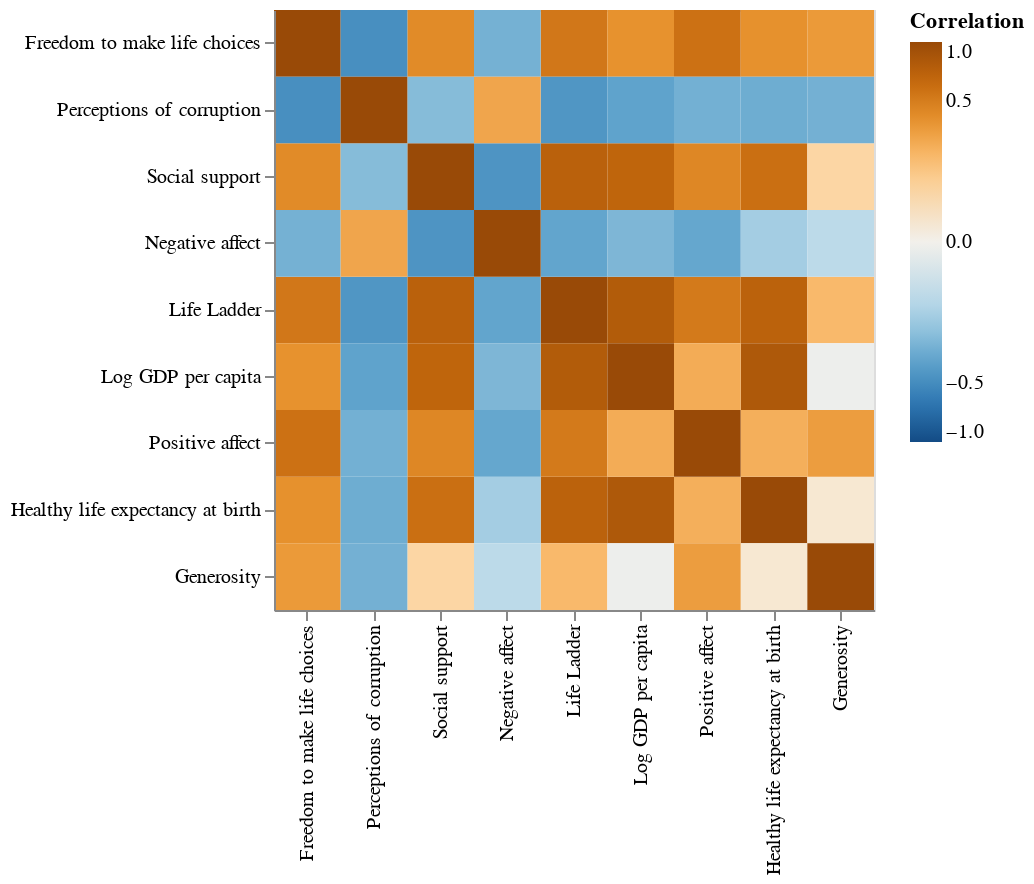

Source (notebook cell):
### Code cell
# Melting corr_mx
corr_mx_long = corr_mx.reset_index().rename(
    columns = {'index': 'row'}
).melt(
    id_vars = 'row',
    var_name = 'col',
    value_name = 'Correlation'
)

# Constructing heatmap
alt.Chart(corr_mx_long).mark_rect().encode(
    x = alt.X('col', title = '', sort = {'field': 'Correlation', 'order': 'ascending'}), 
    y = alt.Y('row', title = '', sort = {'field': 'Correlation', 'order': 'ascending'}),
    color = alt.Color('Correlation', 
                      scale = alt.Scale(scheme = 'blueorange', # diverging gradient
                                        domain = (-1, 1), # ensure white = 0
                                        type = 'sqrt'), # adjust gradient scale
                     legend = alt.Legend(tickCount = 5)) # add ticks to colorbar at 0.5 for reference
).properties(width = 300, height = 300)

### Figure 1 — Vega-Lite specification as saved in the notebook (floating-point values rounded to 4 significant figures)
{"config": {"view": {"continuousWidth": 300, "continuousHeight": 300}}, "data": {"name": "data-6df4c2de989a084eb96e9107660fedba"}, "mark": {"type": "rect"}, "encoding": {"color": {"field": "Correlation", "legend": {"tickCount": 5}, "scale": {"domain": [-1, 1], "scheme": "blueorange", "type": "sqrt"}, "type": "quantitative"}, "x": {"field": "col", "sort": {"field": "Correlation", "order": "ascending"}, "title": "", "type": "nominal"}, "y": {"field": "row", "sort": {"field": "Correlation", "order": "ascending"}, "title": "", "type": "nominal"}}, "height": 300, "width": 300, "$schema": "https://vega.github.io/schema/vega-lite/v5.8.0.json", "datasets": {"data-6df4c2de989a084eb96e9107660fedba": [{"row": "Life Ladder", "col": "Life Ladder", "Correlation": 1.0}, {"row": "Log GDP per capita", "col": "Life Ladder", "Correlation": 0.7849}, {"row": "Social support", "col": "Life Ladder", "Correlation": 0.7217}, {"row": "Healthy life expectancy at birth", "col": "Life Ladder", "Correlation": 0.7135}, {"row": "Freedom to make life choices", "col": "Life Ladder", "Correlation": 0.5345}, {"row": "Generosity", "col": "Life Ladder", "Correlation": 0.1816}, {"row": "Perceptions of corruption", "col": "Life Ladder", "Correlation": -0.4315}, {"row": "Positive affect", "col": "Life Ladder", "Correlation": 0.5182}, {"row": "Negative affect", "col": "Life Ladder", "Correlation": -0.34}, {"row": "Life Ladder", "col": "Log GDP per capita", "Correlation": 0.7849}, {"row": "Log GDP per capita", "col": "Log GDP per capita", "Correlation": 1.0}, {"row": "Social support", "col": "Log GDP per capita", "Correlation": 0.6836}, {"row": "Healthy life expectancy at birth", "col": "Log GDP per capita", "Correlation": 0.8181}, {"row": "Freedom to make life choices", "col": "Log GDP per capita", "Correlation": 0.3675}, {"row": "Generosity", "col": "Log GDP per capita", "Correlation": -0.0008542}, {"row": "Perceptions of corruption", "col": "Log GDP per capita", "Correlation": -0.3528}, {"row": "Positive affect", "col": "Log GDP per capita", "Correlation": 0.2379}, {"row": "Negative affect", "col": "Log GDP per capita", "Correlation": -0.2475}, {"row": "Life Ladder", "col": "Social support", "Correlation": 0.7217}, {"row": "Log GDP per capita", "col": "Social support", "Correlation": 0.6836}, {"row": "Social support", "col": "Social support", "Correlation": 1.0}, {"row": "Healthy life expectancy at birth", "col": "Social support", "Correlation": 0.5977}, {"row": "Freedom to make life choices", "col": "Social support", "Correlation": 0.4093}, {"row": "Generosity", "col": "Social support", "Correlation": 0.06857}, {"row": "Perceptions of corruption", "col": "Social support", "Correlation": -0.2226}, {"row": "Positive affect", "col": "Social support", "Correlation": 0.431}, {"row": "Negative affect", "col": "Social support", "Correlation": -0.4418}, {"row": "Life Ladder", "col": "Healthy life expectancy at birth", "Correlation": 0.7135}, {"row": "Log GDP per capita", "col": "Healthy life expectancy at birth", "Correlation": 0.8181}, {"row": "Social support", "col": "Healthy life expectancy at birth", "Correlation": 0.5977}, {"row": "Healthy life expectancy at birth", "col": "Healthy life expectancy at birth", "Correlation": 1.0}, {"row": "Freedom to make life choices", "col": "Healthy life expectancy at birth", "Correlation": 0.3735}, {"row": "Generosity", "col": "Healthy life expectancy at birth", "Correlation": 0.01078}, {"row": "Perceptions of corruption", "col": "Healthy life expectancy at birth", "Correlation": -0.299}, {"row": "Positive affect", "col": "Healthy life expectancy at birth", "Correlation": 0.223}, {"row": "Negative affect", "col": "Healthy life expectancy at birth", "Correlation": -0.1407}, {"row": "Life Ladder", "col": "Freedom to make life choices", "Correlation": 0.5345}, {"row": "Log GDP per capita", "col": "Freedom to make life choices", "Correlation": 0.3675}, {"row": "Social support", "col": "Freedom to make life choices", "Correlation": 0.4093}, {"row": "Healthy life expectancy at birth", "col": "Freedom to make life choices", "Correlation": 0.3735}, {"row": "Freedom to make life choices", "col": "Freedom to make life choices", "Correlation": 1.0}, {"row": "Generosity", "col": "Freedom to make life choices", "Correlation": 0.325}, {"row": "Perceptions of corruption", "col": "Freedom to make life choices", "Correlation": -0.4765}, {"row": "Positive affect", "col": "Freedom to make life choices", "Correlation": 0.5787}, {"row": "Negative affect", "col": "Freedom to make life choices", "Correlation": -0.2754}, {"row": "Life Ladder", "col": "Generosity", "Correlation": 0.1816}, {"row": "Log GDP per capita", "col": "Generosity", "Correlation": -0.0008542}, {"row": "Social support", "col": "Generosity", "Correlation": 0.06857}, {"row": "Healthy life expectancy at birth", "col": "Generosity", "Correlation": 0.01078}, {"row": "Freedom to make life choices", "col": "Generosity", "Correlation": 0.325}, {"row": "Generosity", "col": "Generosity", "Correlation": 1.0}, {"row": "Perceptions of corruption", "col": "Generosity", "Correlation": -0.2794}, {"row": "Positive affect", "col": "Generosity", "Correlation": 0.3071}, {"row": "Negative affect", "col": "Generosity", "Correlation": -0.0808}, {"row": "Life Ladder", "col": "Perceptions of corruption", "Correlation": -0.4315}, {"row": "Log GDP per capita", "col": "Perceptions of corruption", "Correlation": -0.3528}, {"row": "Social support", "col": "Perceptions of corruption", "Correlation": -0.2226}, {"row": "Healthy life expectancy at birth", "col": "Perceptions of corruption", "Correlation": -0.299}, {"row": "Freedom to make life choices", "col": "Perceptions of corruption", "Correlation": -0.4765}, {"row": "Generosity", "col": "Perceptions of corruption", "Correlation": -0.2794}, {"row": "Perceptions of corruption", "col": "Perceptions of corruption", "Correlation": 1.0}, {"row": "Positive affect", "col": "Perceptions of corruption", "Correlation": -0.2806}, {"row": "Negative affect", "col": "Perceptions of corruption", "Correlation": 0.2663}, {"row": "Life Ladder", "col": "Positive affect", "Correlation": 0.5182}, {"row": "Log GDP per capita", "col": "Positive affect", "Correlation": 0.2379}, {"row": "Social support", "col": "Positive affect", "Correlation": 0.431}, {"row": "Healthy life expectancy at birth", "col": "Positive affect", "Correlation": 0.223}, {"row": "Freedom to make life choices", "col": "Positive affect", "Correlation": 0.5787}, {"row": "Generosity", "col": "Positive affect", "Correlation": 0.3071}, {"row": "Perceptions of corruption", "col": "Positive affect", "Correlation": -0.2806}, {"row": "Positive affect", "col": "Positive affect", "Correlation": 1.0}, {"row": "Negative affect", "col": "Positive affect", "Correlation": -0.3303}, {"row": "Life Ladder", "col": "Negative affect", "Correlation": -0.34}, {"row": "Log GDP per capita", "col": "Negative affect", "Correlation": -0.2475}, {"row": "Social support", "col": "Negative affect", "Correlation": -0.4418}, {"row": "Healthy life expectancy at birth", "col": "Negative affect", "Correlation": -0.1407}, {"row": "Freedom to make life choices", "col": "Negative affect", "Correlation": -0.2754}, {"row": "Generosity", "col": "Negative affect", "Correlation": -0.0808}, {"row": "Perceptions of corruption", "col": "Negative affect", "Correlation": 0.2663}, {"row": "Positive affect", "col": "Negative affect", "Correlation": -0.3303}, {"row": "Negative affect", "col": "Negative affect", "Correlation": 1.0}]}}
